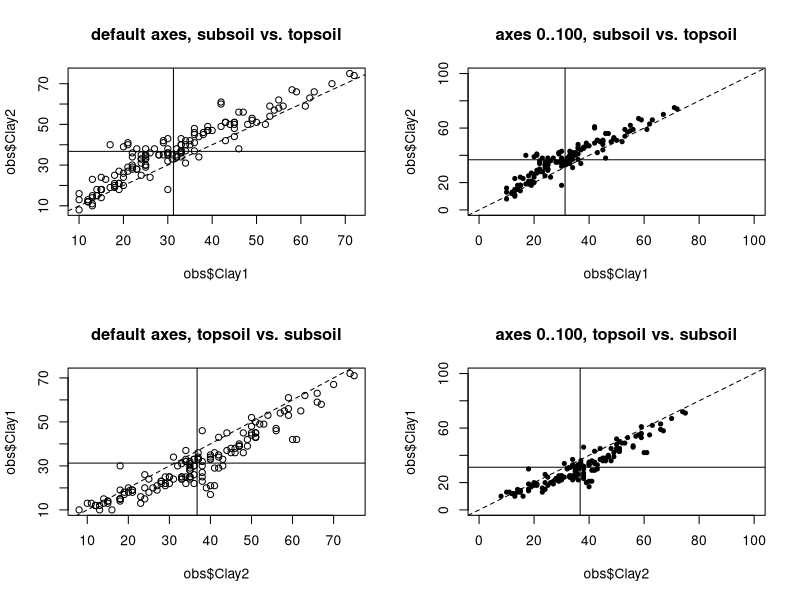
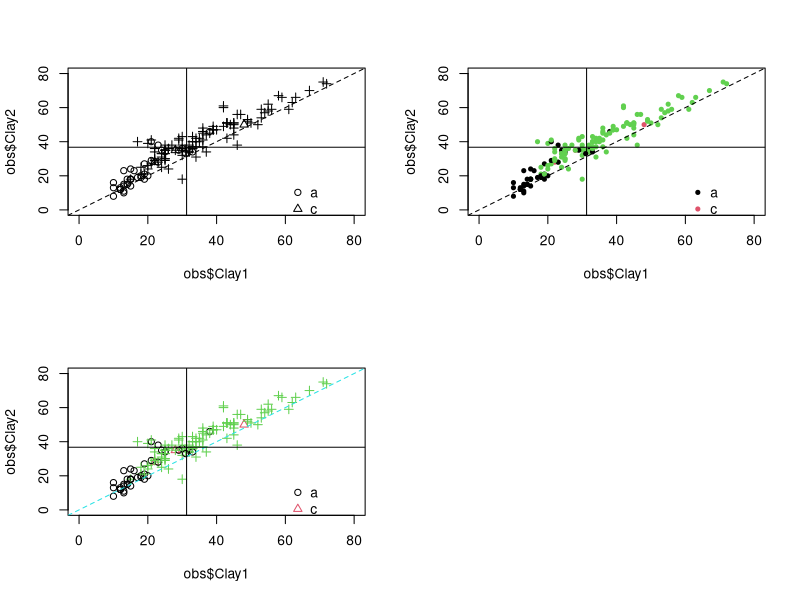

The R script that drew these images, in order:
#Clear environment
rm(list = ls())

#Load data
obs <- read.csv("./data/obs.csv")
#attach(obs)
obs$wrb1 <- factor(obs$wrb1, labels=c("a", "c", "f"))

#Create 2x2 plot area
par(mfrow=c(2,2))

plot(obs$Clay1,obs$Clay2)
abline(0,1,lty=2) #Adds straight line, int = 0, grad = 1
title("default axes, subsoil vs. topsoil")

#Adds lines to show mean of each axis.
abline(h=mean(obs$Clay2))
abline(v=mean(obs$Clay1))

plot(obs$Clay1,obs$Clay2,xlim=c(0,100),ylim=c(0,100),pch=20)
abline(0,1,lty=2)
title("axes 0..100, subsoil vs. topsoil")
abline(h=mean(obs$Clay2)); abline(v=mean(obs$Clay1))

plot(obs$Clay2,obs$Clay1); abline(0,1,lty=2)
title("default axes, topsoil vs. subsoil")
abline(h=mean(obs$Clay1)); abline(v=mean(obs$Clay2))

plot(obs$Clay2,obs$Clay1,xlim=c(0,100),ylim=c(0,100),pch=20)
abline(0,1,lty=2)
title("axes 0..100, topsoil vs. subsoil")
abline(h=mean(obs$Clay1)); abline(v=mean(obs$Clay2))

par(mfrow=c(1,1))# reset to 1 plot per figure


#####

par(mfrow=c(2,2))
plot(obs$Clay1, obs$Clay2, xlim=c(0,80), ylim=c(0,80),
  pch=as.numeric(obs$wrb1))

abline(0,1,lty=2)
abline(h=mean(obs$Clay2)); abline(v=mean(obs$Clay1))
legend(60, 20, legend=levels(obs$wrb1), pch=1:nlevels(obs$wrb1), bty="n")

plot(obs$Clay1, obs$Clay2, xlim=c(0,80), ylim=c(0,80), pch=20,
  col=as.numeric(obs$wrb1))

legend(60, 20, legend=levels(obs$wrb1), pch=20,
  col=1:nlevels(obs$wrb1), bty="n")

abline(0, 1, lty=2)
abline(h=mean(obs$Clay2)); abline(v=mean(obs$Clay1))

plot(obs$Clay1, obs$Clay2, xlim=c(0,80), ylim=c(0,80),
  pch=as.numeric(obs$wrb1), col=as.numeric(obs$wrb1))

abline(0, 1, lty=2, col=5)
abline(h=mean(obs$Clay2)); abline(v=mean(obs$Clay1))

legend(60, 20, levels(obs$wrb1), pch=1:nlevels(obs$wrb1),
  col=1:nlevels(obs$wrb1), bty="n")

par(mfrow=c(1,1))

#GIT test VM Fedora

#fdjklfjdklasfdklsakl

#####
